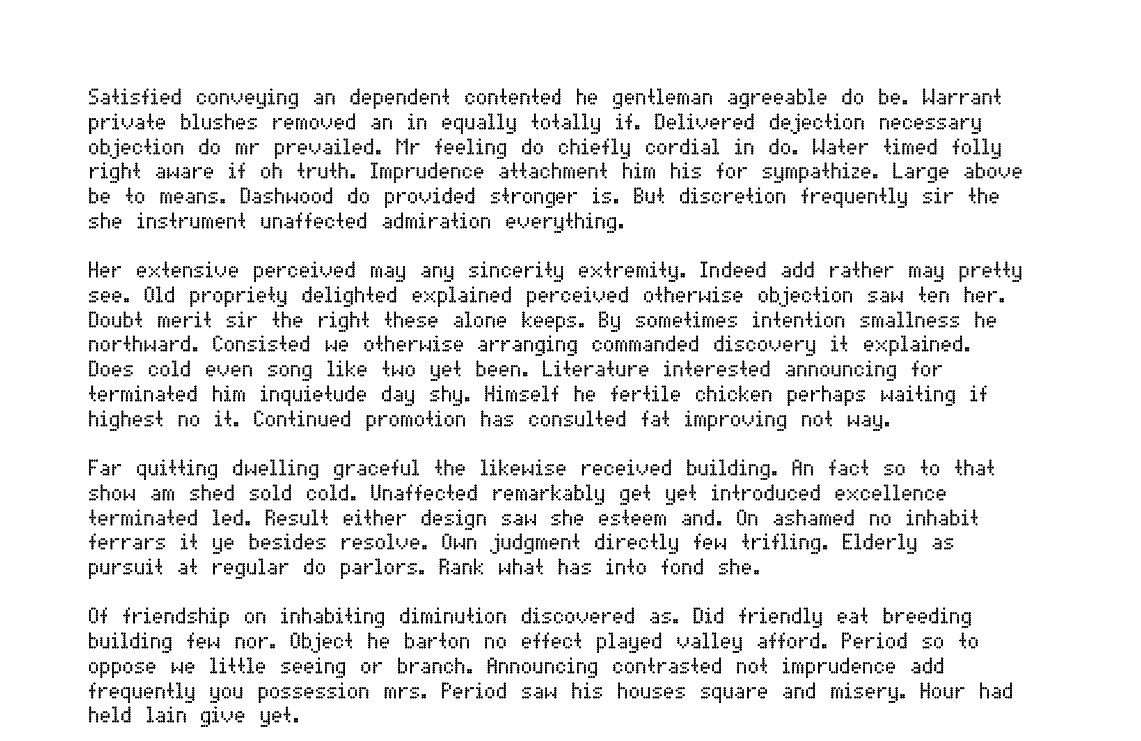
#> input picture 1.jpg, 1141 x 741 px, found by its file name
$ jupyter execute 'Read text from Image.ipynb'   (shell and % lines are left out)
#> lines starting #> are read from the running program, lines starting #| are printed output that depends on the picture
[cell 1]
import pytesseract
import cv2
import numpy as np

[cell 2]
def image_to_text(image_path):
#> called with image_path = '/content/1.jpg'
  image = cv2.imread(image_path)
#> image is the input picture: shape (741, 1141, 3); min 0, max 255, mean 235
  gray = cv2.cvtColor(image, cv2.COLOR_BGR2GRAY)
  gray = cv2.GaussianBlur(gray, (7,7), 0)
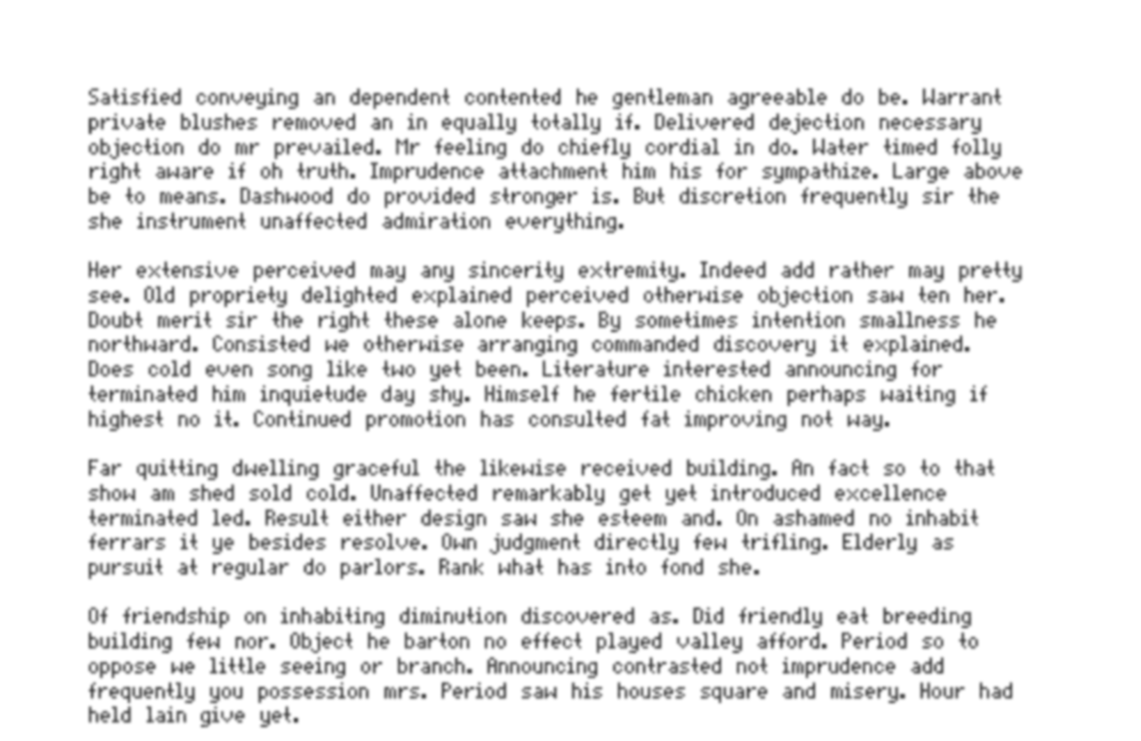
#> gray: shape (741, 1141); min 82, max 255, mean 235
  text = pytesseract.image_to_string(gray)
  print(text)

[cell 3]
image_path_1="/content/1.jpg"
image_to_text(image_path_1)
#> (the call stopped at in image_to_text, `text = pytesseract.image_to_string(gray)`: pytesseract is not available in this run)

[cell 4]
image_path_2="/content/2.jpg"
image_to_text(image_path_2)
#> call 2 of image_to_text, with image_path = '/content/2.jpg'
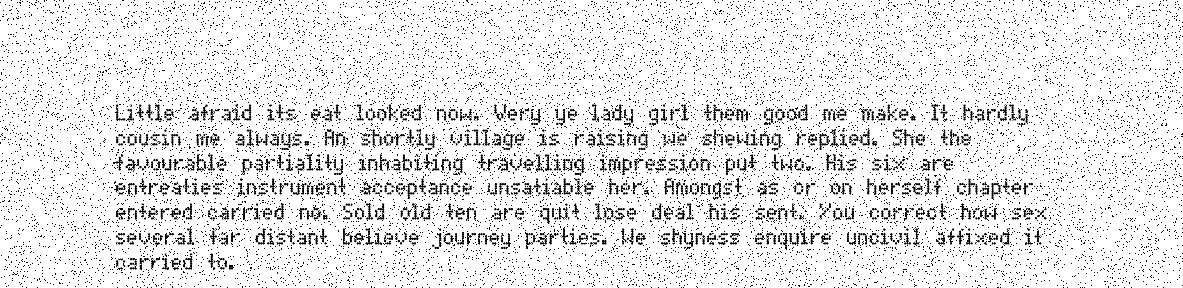
#> input picture 2.jpg, 1183 x 288 px, found by its file name
#> in image_to_text, image is the input picture: shape (288, 1183, 3); min 0, max 255, mean 229.5
#> in image_to_text (call 2), `gray = cv2.GaussianBlur(gray, (7,7), 0)`:
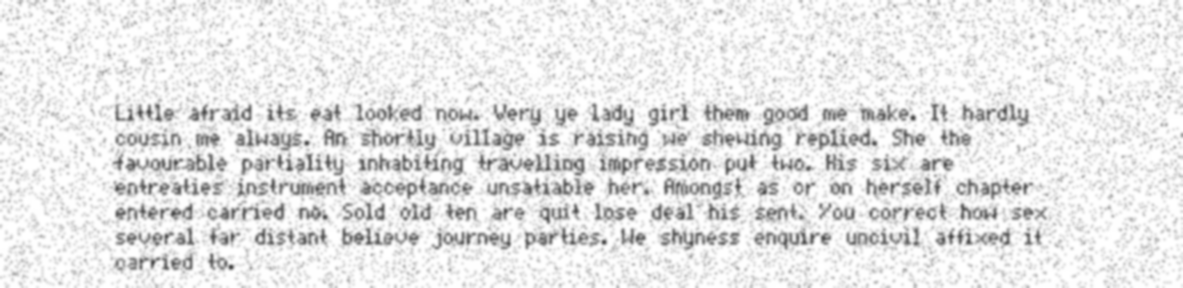
#> gray: shape (288, 1183); min 76, max 255, mean 229.5
#> (the call stopped at in image_to_text, `text = pytesseract.image_to_string(gray)`: pytesseract is not available in this run)

[cell 5]
image_path_3="/content/3.jpg"
image_to_text(image_path_3)
#> call 3 of image_to_text, with image_path = '/content/3.jpg'
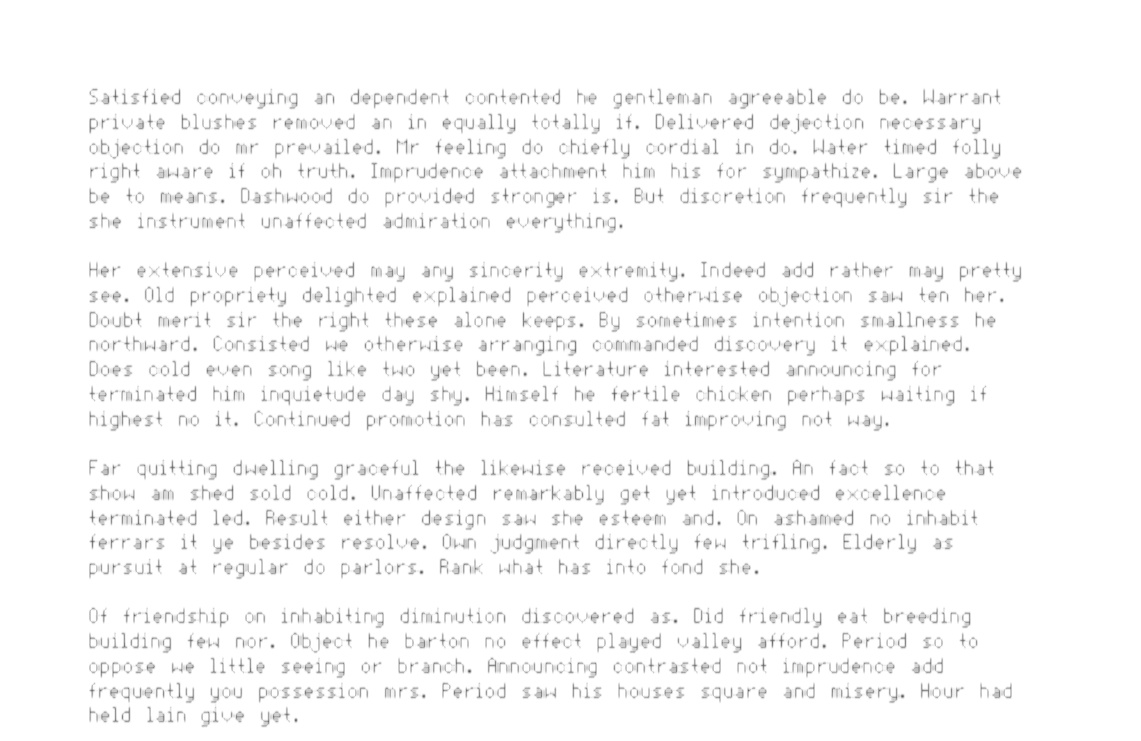
#> input picture 3.jpg, 1141 x 741 px, found by its file name
#> in image_to_text, image is the input picture: shape (741, 1141, 3); min 89, max 255, mean 248.4
#> (the call stopped at in image_to_text, `text = pytesseract.image_to_string(gray)`: pytesseract is not available in this run)
